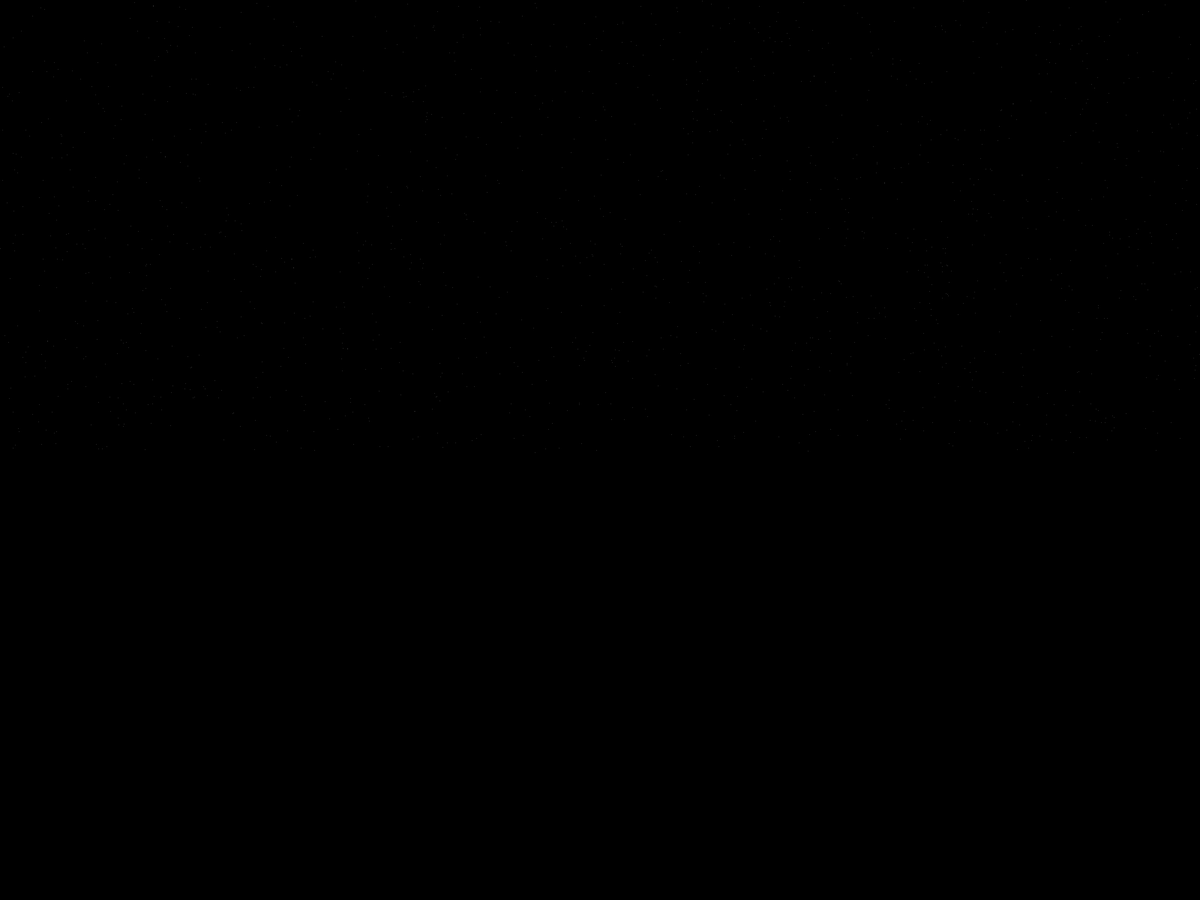
Frame 1 (no input)
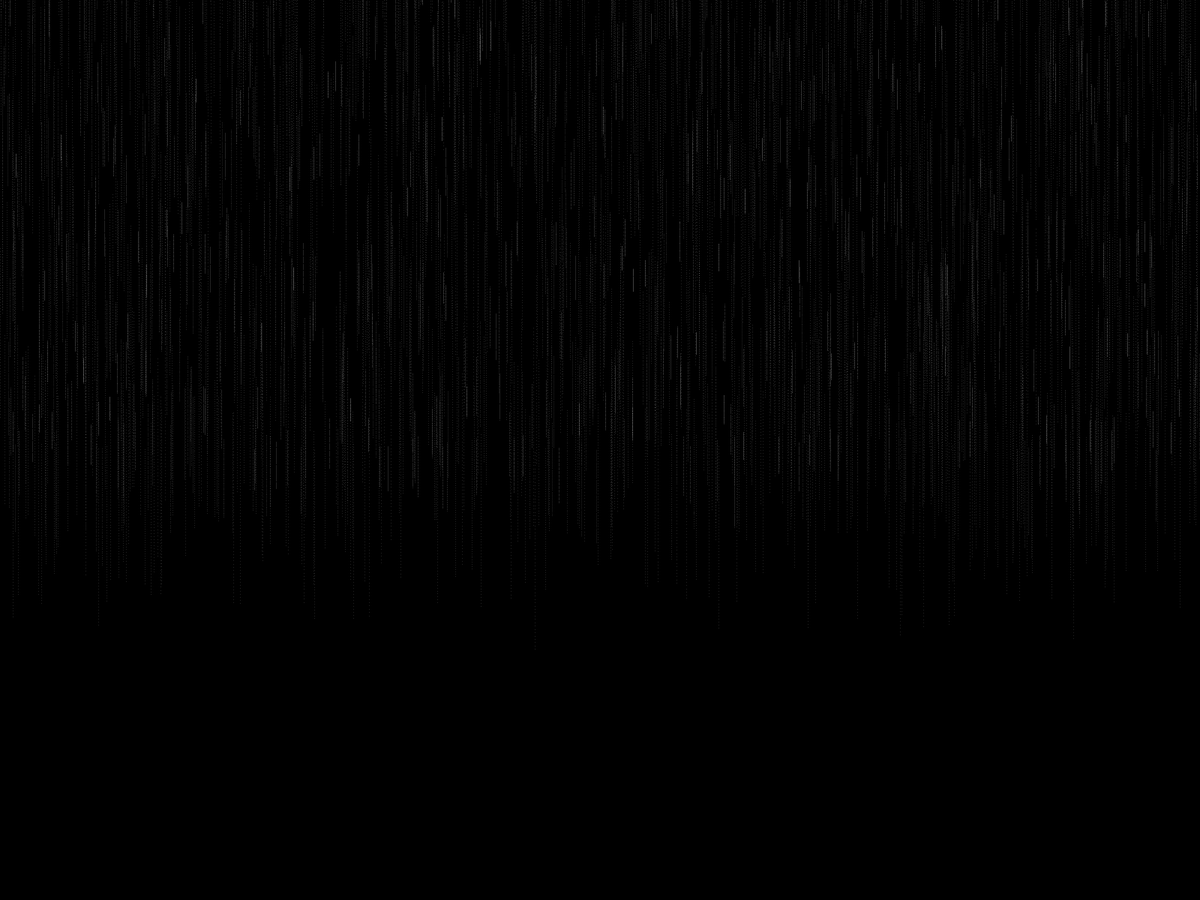
Frame 60 (the mouse pressed at the canvas centre just before this capture)
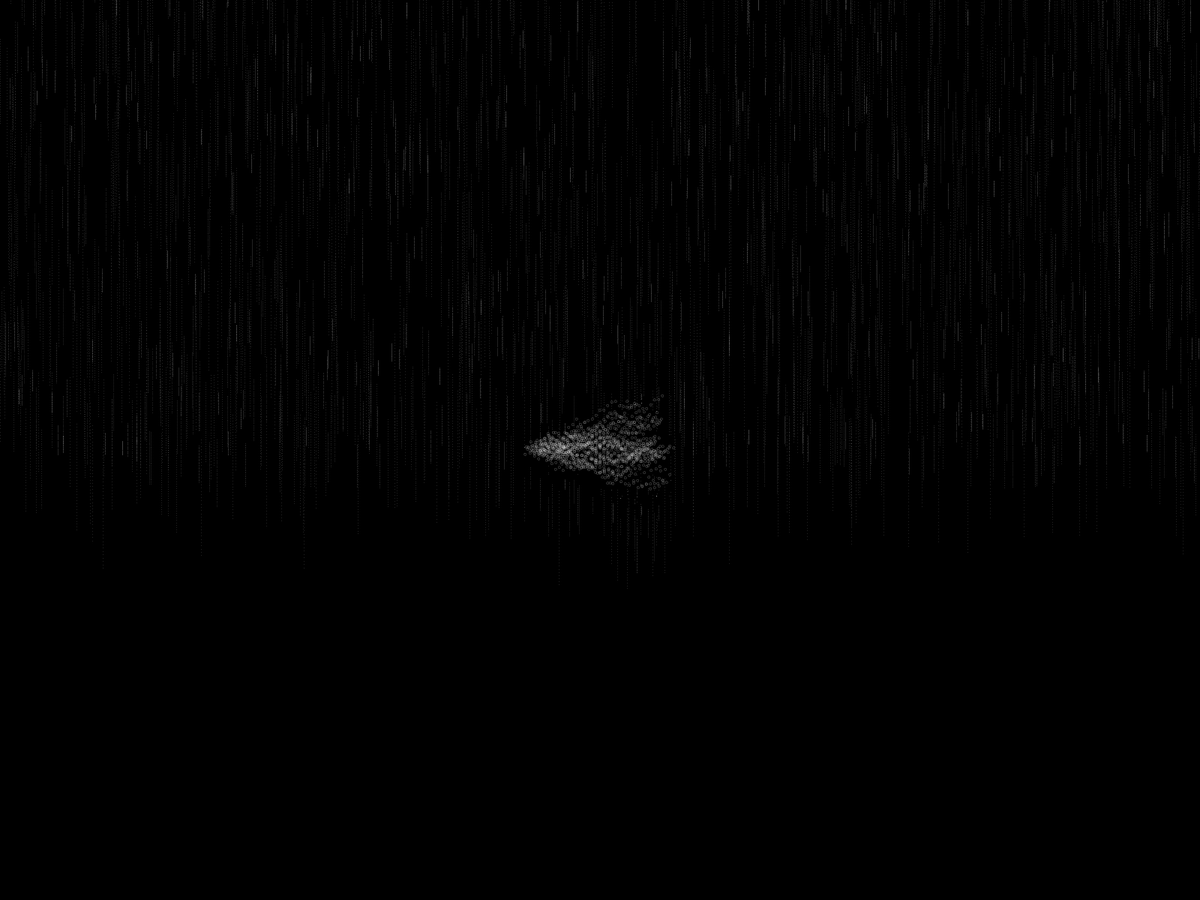
Frame 120 (the mouse held since frame 60 and released just before this capture)

The Processing sketch that drew these frames (run headless with seeded random() and noise(); from frame 60 on, the mouse is pressed at the canvas centre):

// Processing sketch: MountainPrecipitation
// ── MountainPrecipitation.pde
/**
 * Constants
 */

/**
 * Values
 */

private ArrayList<Drop> drops = new ArrayList<Drop>();

private ArrayList<Obstacle> obstacles = new ArrayList<Obstacle>();

/**
 * Lifecycle
 */

void setup() {
  //size(1920, 1080);
  fullScreen();
  // fullScreen(2);
  background(0);
  //addObstacles();
  configurePaint();
}

private void addObstacles() {
  final int numOfNewObstacles = 512;
  float lastObstacleHeight = height / 4f;
  for (int i = 0; i < numOfNewObstacles; i++) {
    obstacles.add(
      new Obstacle(random(width), lastObstacleHeight += random(32f), 0.5f + random(4f))
      );
  }
}

void draw() {
  //background(0);

  addDrops();
  updateAndDrawDrops();

  if (mousePressed) {
    addObstacleCluster(mouseX, mouseY);
  }

  if (random(1f) < 0.001f) {
    background(0);
    drops = new ArrayList<Drop>();
  }
}

private void configurePaint() {
  noFill();
  stroke(0x30FFFFFF);
}

private void addObstacleCluster(final float centerX, final float centerY) {
  final float clusterRadius = (width / 32f) * (1f + random(1f));
  final int numberOfObstacles = 32; 
  final float xStepSize = clusterRadius * 2f / numberOfObstacles;

  float y = centerY;
  for (float x = centerX - clusterRadius; x < centerX + clusterRadius; x += xStepSize) {
    y += -8f + random(16f);
    final Obstacle newObstacle = new Obstacle(x, y, 20f);
    ellipse(newObstacle.x, newObstacle.y, 3f, 3f);
    obstacles.add(newObstacle);
  }
}

private void addDrops() {
  for (int i = drops.size(); i < width * 2; i++) {
    drops.add(
      new Drop(random(width), -(height / 2f) + random(height), 0.5f + random(4f))
      );
  }
}

private void updateAndDrawDrops() {
  final Obstacle[] obstaclesArray = new Obstacle[this.obstacles.size()];
  this.obstacles.toArray(obstaclesArray);

  for (int i = 0; i < drops.size(); i++) {
    final Drop currentDrop = drops.get(i);
    if (currentDrop.update(obstaclesArray)) {
      currentDrop.drawConfigured();
    } else {
      drops.remove(i);
    }
  }
}

private void drawObstacles() {
  for (final Obstacle obstacle : obstacles) {
  }
}

/**
 Drop Class
 */

public class Drop {

  private float x;

  private float y;

  private float yVelocity;

  public Drop(final float x, final float y, final float yVelocity) {
    this.x = x;
    this.y = y;
    this.yVelocity = yVelocity;
  }

  public boolean update(final Obstacle[] obstacles) {
    y += yVelocity;

    for (final Obstacle obstacle : obstacles) {
      if (touchesObstacle(obstacle)) {
        if (random(1f) > 0.5f) {
          y -= yVelocity;
        } else {
          y += random(32f);
        }
        continue;
      }
    }

    return y < height;
  }

  private boolean touchesObstacle(final Obstacle obstacle) {
    return y > obstacle.y && y < obstacle.y + 16f && x > obstacle.x - obstacle.widthHalf && x < obstacle.x + obstacle.widthHalf;
  }

  public void drawConfigured() {
    point(x, y);
  }
}

/**
 Obstacle Class
 */

public class Obstacle {

  private float x;

  private float y;

  private float maxBarrierVelocity;

  private float widthHalf;

  public Obstacle(final float x, final float y, final float maxBarrierVelocity) {
    this.x = x;
    this.y = y;
    this.maxBarrierVelocity = maxBarrierVelocity;
    this.widthHalf = 2f; //random(128f);
  }
}
